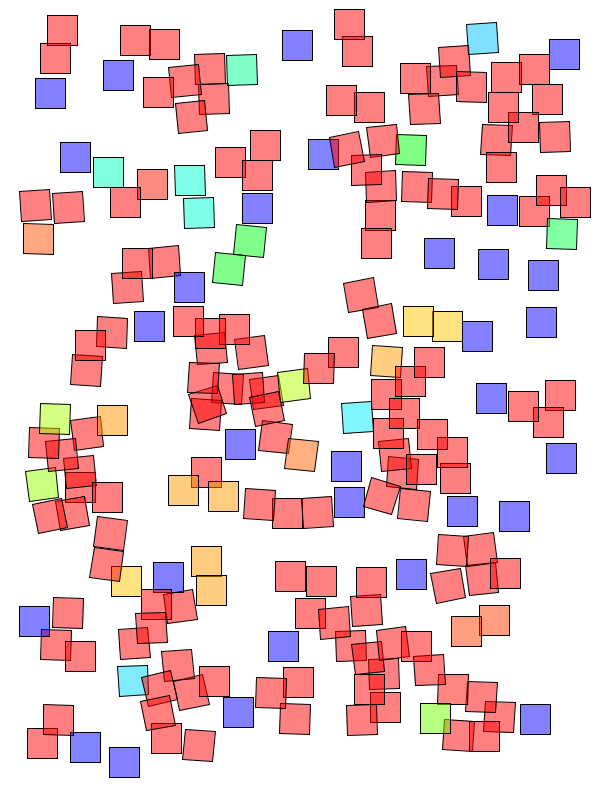
Frame 1 (no input)
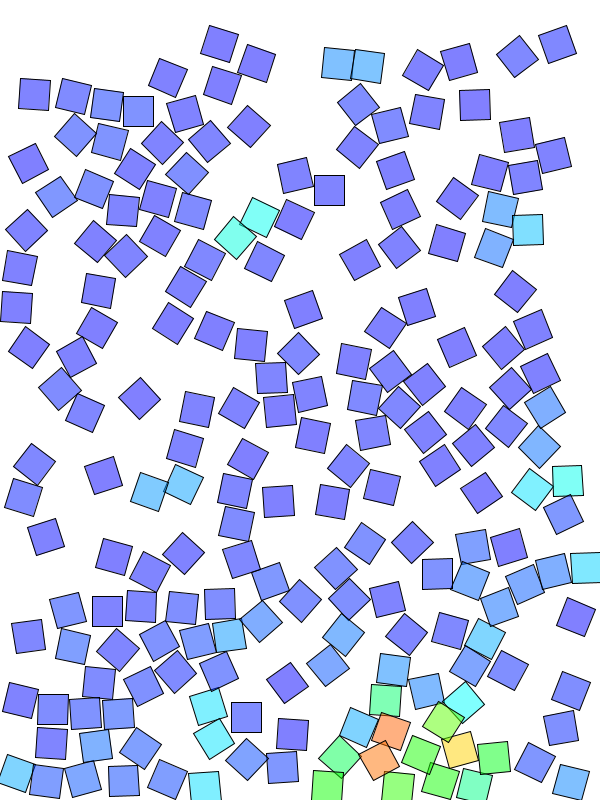
Frame 60 (the mouse pressed at the canvas centre just before this capture)
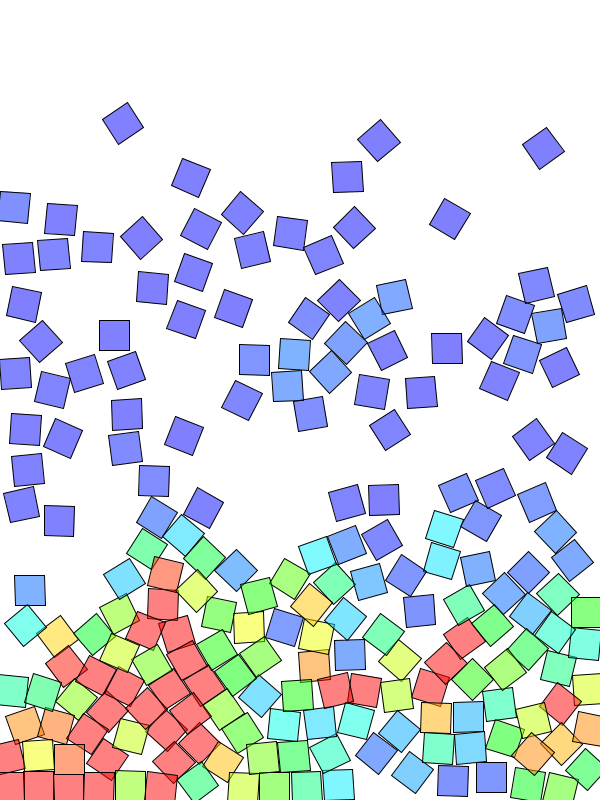
Frame 120 (the mouse held since frame 60 and released just before this capture)

The Processing sketch that drew these frames (run headless with seeded random() and noise(); from frame 60 on, the mouse is pressed at the canvas centre):

// Processing sketch: physical_Simulation_fallingBlocks
// ── physical_Simulation_fallingBlocks.pde
float L = 30;
float I;
float gravity = 0.05;
float spring = 0.15;
float damping = 0.001;
ArrayList blocks;

void setup(){
  size(600,800);
  I = L*L/6;
  stroke(0);
  smooth();
  noFill();
  blocks = new ArrayList();
  
  for(int i=0;i<200;i++){
    blocks.add(new block());
  }
  
}

void draw(){
  if(frameCount%60==1){println(frameRate);}
  background(#FFFFFF);
  
  for(int i=1;i<blocks.size();i++){
    block blk = (block) blocks.get(i);
    for(int j=0;j<i;j++){
      block blk2 = (block) blocks.get(j);
      PVector dx = PVector.sub(blk2.location,blk.location);
      if((abs(dx.x)<L*1.5)&&(abs(dx.y)<L*1.5)){
        if(dx.mag()<L*0.8){
          float restore = 3*spring*(L-dx.mag());
          dx.normalize();
          dx.mult(restore);
          blk2.forceSum.add(dx);
          blk.forceSum.sub(dx);
          blk2.pressure += dx.mag();
          blk.pressure += dx.mag();
        }else if(dx.mag()<L*1.5){
          blk.testPoints(blk2);
          blk2.testPoints(blk);
        }
      }
    }
  }
  
  PVector mouseLocation = new PVector(mouseX,mouseY);
  PVector mouseVelocity = PVector.sub(mouseLocation,new PVector(pmouseX,pmouseY));
  
  for(int i=0;i<blocks.size();i++){
    block blk = (block) blocks.get(i);
    if(mousePressed){
      PVector dx = PVector.sub(blk.location,mouseLocation);
      if(dx.mag()<L*0.75){
        blk.forceSum.add(PVector.mult(PVector.sub(
          mouseVelocity,blk.velocity),0.8));
      }
    }
    blk.testWalls();
    blk.update();
    blk.draw();
  }
  
}
// ── block.pde
class block{
  PVector location;
  PVector velocity;
  PVector forceSum;
  float angle;
  float angularSpeed;
  float momentSum;
  PVector ui;
  PVector uj;
  PVector[] pointsToTest;
  float pressure;
  
  block(){
    location = new PVector(random(L,width-L),random(L,height-L));
    velocity = new PVector();
    forceSum = new PVector();
    ui = new PVector(1,0);
    uj = new PVector(0,1);
    pointsToTest = new PVector[12];
    for(int i=0;i<12;i++){
      float rad = L/2/cos(PI/6);
      if(i%3==0){rad=L/2*pow(2,0.5);}
      float phi = i*PI/6+PI/4;
      pointsToTest[i] = new PVector(
        rad*cos(phi),
        rad*sin(phi));
    }
    pressure = 0;
  }
  
  void update(){
    velocity.add(forceSum);
//    velocity.mult(0.98);
    forceSum = new PVector(0,gravity);
    location.add(velocity);
    angularSpeed+=momentSum/I;
    angularSpeed = constrain(angularSpeed,-PI/4,PI/4);
    momentSum = 0;
    angle+=angularSpeed;
    angularSpeed*=0.99;
    ui = new PVector(cos(angle),sin(angle));
    uj = new PVector(-ui.y,ui.x);
  }
  
  void draw(){
    colorMode(HSB,1);
    fill(color(0.67-pressure*0.2,1,1,0.5));
    
    beginShape();
    for(int i=0;i<12;i+=3){
      PVector testPoint = toWorld(pointsToTest[i]);
      testPoint.add(location);
      vertex(testPoint.x,testPoint.y);
    }
    endShape(CLOSE);
    
    pressure = 0;
  }
  
  PVector toOri(PVector w){
    PVector o = new PVector();
    o.x = w.dot(ui);
    o.y = w.dot(uj);
    return o;
  }
  
  PVector toWorld(PVector o){
    PVector w = new PVector();
    w.x = ui.x * o.x + uj.x * o.y;
    w.y = ui.y * o.x + uj.y * o.y;
    return w;
  }
  
  PVector feild(PVector atPoint){
    PVector atBlock = toOri(PVector.sub(atPoint,location));
    PVector value = new PVector();
    if(abs(atBlock.x)>abs(atBlock.y)){
      if(abs(atBlock.x)<L/2){
        if(atBlock.x>0){
          value.x = spring*(L/2-abs(atBlock.x));
        }else{
          value.x = -spring*(L/2-abs(atBlock.x));
        }
      }
    }else{
      if(abs(atBlock.y)<L/2){
        if(atBlock.y>0){
          value.y = spring*(L/2-abs(atBlock.y));
        }else{
          value.y = -spring*(L/2-abs(atBlock.y));
        }
      }
    }
    return toWorld(value);
  }
  
  void testPoints(block otherBlock){
    for(int i=0;i<12;i++){
      PVector testPoint = toWorld(pointsToTest[i]);
      testPoint.add(location);
      PVector force = otherBlock.feild(testPoint);
      PVector dv = PVector.sub(
        otherBlock.velocityAt(testPoint),
        velocityAt(testPoint));
      force.add(PVector.mult(dv,damping));
      applyForce(force,testPoint);
      otherBlock.applyForce(PVector.mult(force,-1),testPoint);
    }
  }
  
  void testWalls(){
    for(int i=0;i<12;i+=3){
      PVector testPoint = toWorld(pointsToTest[i]);
      testPoint.add(location);
      PVector force = wallFeild(testPoint);
      PVector dv = velocityAt(testPoint);
      force.sub(PVector.mult(dv,damping));
      applyForce(force,testPoint);
    }
  }
  
  PVector wallFeild(PVector atPoint){
    PVector value = new PVector();
    if(atPoint.x<0){
      value.x = -spring*atPoint.x;
    }
    if(atPoint.x>width){
      value.x = -spring*(atPoint.x-width);
    }
    if(atPoint.y<0){
      value.y = -spring*atPoint.y;
    }
    if(atPoint.y>height){
      value.y = -spring*(atPoint.y-height);
    }
    return value;
  }
  
  void applyForce(PVector force, PVector atPoint){
    PVector arm = PVector.sub(atPoint,location);
    momentSum += arm.cross(force).z;
    forceSum.add(force);
    pressure += force.mag();
  }
  
  PVector velocityAt(PVector atPoint){
    return PVector.add((new PVector(0,0,angularSpeed)).cross(
      PVector.sub(atPoint,location)),velocity);
  }
  
}
